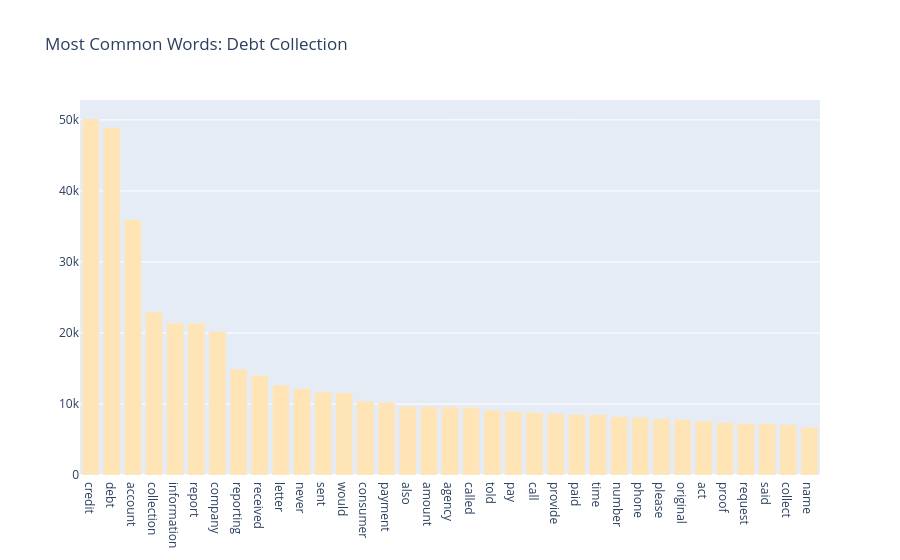

The code cell stored with this chart in its notebook:
### Code cell
data = FreqDist(debt_collection_text_processed).most_common(35)
fig = go.Figure()
fig.add_trace(go.Bar(x= [data[i][0] for i in range(len(data))], y=[data[i][1] for i in range(len(data))]))
fig.update_traces(marker_color='moccasin')
fig.update_layout(title = "Most Common Words: Debt Collection")
fig.show()

### Figure 1 — Plotly figure (JSON) as saved in the notebook; plotly's stock layout.template omitted (floating-point values rounded to 4 significant figures)
{"data": [{"marker": {"color": "moccasin"}, "type": "bar", "x": ["credit", "debt", "account", "collection", "information", "report", "company", "reporting", "received", "letter", "never", "sent", "would", "consumer", "payment", "also", "amount", "agency", "called", "told", "pay", "call", "provide", "paid", "time", "number", "phone", "please", "original", "act", "proof", "request", "said", "collect", "name"], "y": [50156, 48922, 35943, 22983, 21407, 21381, 20169, 14915, 14060, 12673, 12201, 11677, 11571, 10393, 10241, 9633, 9628, 9596, 9543, 9153, 8963, 8848, 8664, 8530, 8528, 8194, 8111, 7910, 7866, 7589, 7408, 7266, 7232, 7069, 6716]}], "layout": {"title": {"text": "Most Common Words: Debt Collection"}}}
